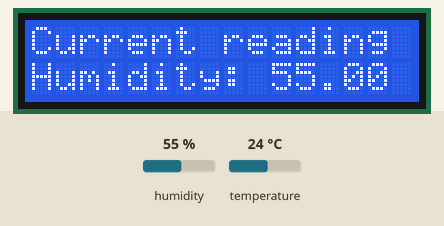
Simulated run of this sketch. Board: Raspberry Pi Pico W. Parts: 16×2 character LCD. The inputs (shaded band) are chosen by the test bench; at power-on: humidity 55 %, temperature 24 °C. What the sketch prints to the serial monitor is not drawn.

Above: at 1.2 s.
1.3 s: humidity set to 22 %
At 2.9 s:
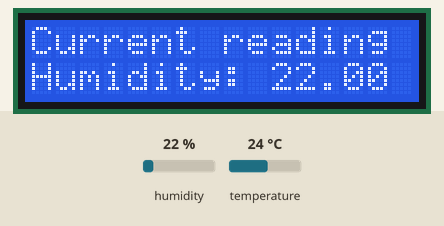
4.0 s: humidity set to 40 %
At 4.7 s:
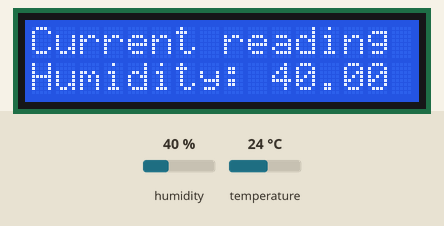
6.7 s: humidity set to 68 %
At 9.5 s:
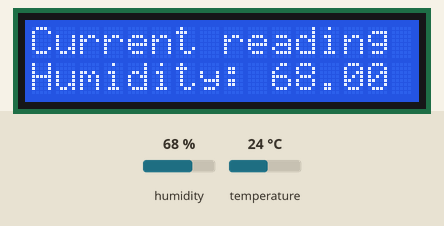
Timing chart, 0 to 11.0 s (numbered marks = the images above; inputs shaded):
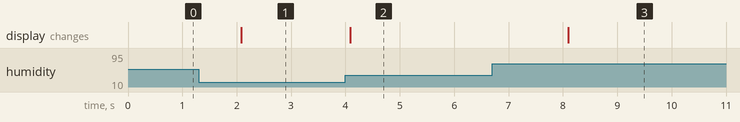

The sketch:

sketch.ino
```cpp
#include <DHT.h>
#include <LiquidCrystal.h>

#define DHTPIN 28
#define DHTTYPE DHT22
DHT dht(DHTPIN, DHTTYPE);

const int rs = 0, en = 1, d4 = 2, d5 = 3, d6 = 4, d7 = 5;
LiquidCrystal lcd(rs, en, d4, d5, d6, d7);

void setup() {
  Serial.begin(9600);
  dht.begin();
  lcd.begin(16, 2);
  lcd.clear();
  lcd.setCursor(0, 0);
  lcd.print("Current reading");
}

void loop() {
  float humidity = dht.readHumidity();

  if (isnan(humidity)) {
    Serial.println("Failed to read from DHT sensor!");
    Serial.print("Humidity: ");
    Serial.println(humidity);
    return;
  }

  lcd.setCursor(0, 1);
  lcd.print("Humidity: ");
  lcd.print(humidity);

  Serial.print("Humidity: ");
  Serial.println(humidity);

  delay(2000);
}
```

Measured:
- after the input at 1.3 s, the display: changes after 0.78 s (image 1)
- after the input at 4.0 s, the display: changes after 0.09 s (image 2)
- after the input at 6.7 s, the display: changes after 1.4 s (image 3)
